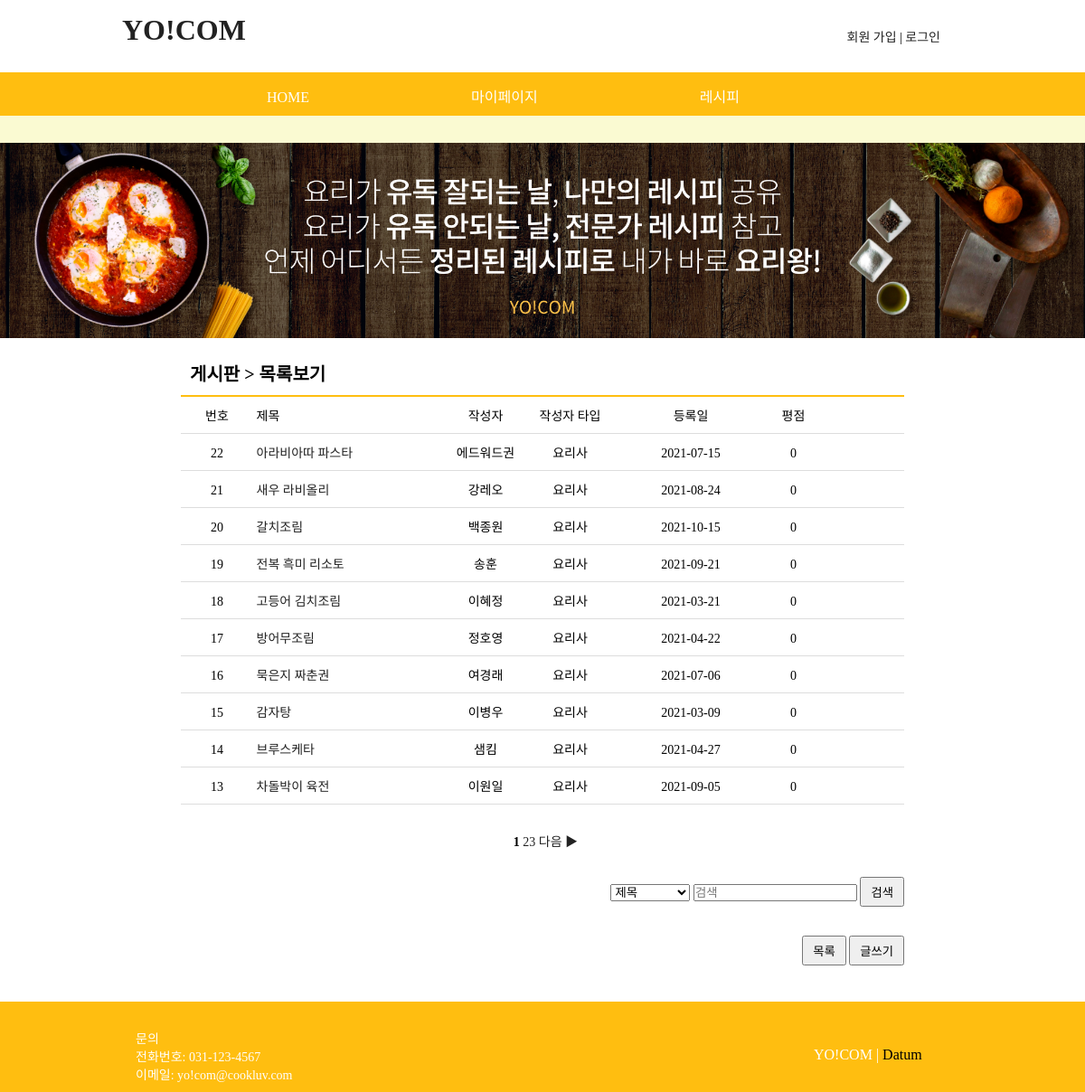
The app's page /All_recipe_list.php with its own data.
### tables this page shows
create table recipe(
    num int not null auto_increment,
    title char(50) not null,
    writer_id char(20) not null,
    writer_name char(10) not null,
    writer_type int not null,
    regist_day char(20) not null,
    type char(10) not null,
    cooktime char(20) not null,
    allergy char(20),
    alcohol char(40),
    content text not null,
    point int not null,
    file_name char(40),
    file_type char(40),
    file_copied char(40),
    primary key(num)
);

CREATE TABLE DBmember (
    	num int not null auto_increment,
   	id char(20) not null,
    	pass char(20) not null,
	memtype int not null,
    	name char(10) not null,
	luvcook char(20) not null,
	cnt int not null,
    	aller char(20),
    	PRIMARY KEY(num),
	FOREIGN KEY(aller) REFERENCES allergy(big) ON DELETE CASCADE ON UPDATE CASCADE
);

### All_recipe_list.php (the view, shortened to what this page needs)
<!DOCTYPE html>
<html>
<head>
<link rel="stylesheet" type="text/css" href="./css/common.css">
<link rel="stylesheet" type="text/css" href="./css/board.css?after">
</head>
<body>
<header>
    <?php include "header.php";?>
</header>
<section>
	<div id="main_img_bar">
        <img src="./img/main_img.png">
    </div>
   	<div id="board_box">
	    <h3>
	    	게시판 > 목록보기
		</h3>
	    <ul id="board_list">
				<li>
					<span class="col1">번호</span>
					<span class="col2">제목</span>
					<span class="col3">작성자</span>
					<span class="col4">작성자 타입</span>
					<span class="col5">등록일</span>
					<span class="col6">평점</span>
				</li>
<?php
	if (isset($_GET["page"]))
		$page = $_GET["page"];
	else
		$page = 1;
	$con = mysqli_connect("localhost", "user1", "12345", "yocom");
	$sql = "select * from recipe order by num desc";
	$result = mysqli_query($con, $sql);
	$total_record = mysqli_num_rows($result);
	$sql = "select * from DBmember";
	$member = mysqli_query($con, $sql);
	$total_member = mysqli_num_rows($member);
	$scale = 10;
	if ($total_record % $scale == 0)
		$total_page = floor($total_record/$scale);
	else
		$total_page = floor($total_record/$scale) + 1;
	$start = ($page - 1) * $scale;
	$number = $total_record - $start;
   for ($i=$start; $i<$start+$scale && $i < $total_record; $i++)
   {
      mysqli_data_seek($result, $i);
      $row = mysqli_fetch_array($result);
	  $num         = $row["num"];
	  $id          = $row["writer_id"];
	  $name        = $row["writer_name"];
	  $title	   = $row["title"];
          $regist_day  = $row["regist_day"];
          $point       = $row["point"];
	  for($j=0; $j < $total_member; $j++){
	  	mysqli_data_seek($member, $j);
	  	$row2 = mysqli_fetch_array($member);
		$id2=$row2["id"];
	  	$memtype=$row2["memtype"];
		if($id2==$id){
	  		if($memtype == 1)
	  			$type = "관리자";
	  		else if($memtype == 2)
	  			$type = "요리사";
		}
	}
?>
				<li>
					<span class="col1"><?=$number?></span>
					<span class="col2"><a href="All_recipe_view.php?num=<?=$num?>&page=<?=$page?>&type=<?=$type?>"><?=$title?></a></span>
					<span class="col3"><?=$name?></span>
					<span class="col4"><?=$type?></span>
					<span class="col5"><?=$regist_day?></span>
					<span class="col6"><?=$point?></span>
				</li>
<?php
   	   $number--;
   }
?>
	    	</ul>
			<ul id="page_num">
<?php
	if ($total_page>=2 && $page >= 2)
	{
		$new_page = $page-1;
		echo "<li><a href='All_recipe_list.php?page=$new_page'>◀ 이전</a> </li>";
	}
	else
		echo "<li>&nbsp;</li>";
   	for ($i=1; $i<=$total_page; $i++)
   	{
		if ($page == $i)
		{
			echo "<li><b> $i </b></li>";
		}
		else
		{
			echo "<li><a href='All_recipe_list.php?page=$i'> $i </a><li>";
		}
   	}
   	if ($total_page>=2 && $page != $total_page)
   	{
		$new_page = $page+1;
		echo "<li> <a href='All_recipe_list.php?page=$new_page'>다음 ▶</a> </li>";
	}
	else
		echo "<li>&nbsp;</li>";
?>
			</ul>
			<ul class="buttons">
				<li>
					<div id="search_box">
						<form action="search_result.php" method="get">
							<select name="catgo">
								<option value="title">제목</option>
							</select>
							<input type="text" name="search" size="20" required="required" placeholder="검색"/> <button>검색</button>
						</form>
					</div>
					</li><br><br>
				<li><button onclick="location.href='All_recipe_list.php'">목록</button></li>
				<li>
<?php
    if($userid) {
?>
					<button onclick="location.href='recipe_form.php'">글쓰기</button>
<?php
	} else {
?>
					<a href="javascript:alert('로그인 후 이용해 주세요!')"><button>글쓰기</button></a>
<?php
	}
?>
				</li>
			</ul>
	</div>
</section>
<footer>
    <?php include "footer.php";?>
</footer>
</body>
</html>

### header.php (shortened to what this page needs)
<?php
    if (isset($_SESSION["userid"])) $userid = $_SESSION["userid"];
    else $userid = "";
?>
        <div id="top">
            <h3>
                <a href="main.php">YO!COM</a>
            </h3>
            <ul id="top_menu">
<?php
    if(!$userid) {
?>
                <li><a href="member_form.php">회원 가입</a> </li>
                <li> | </li>
                <li><a href="login_form.php">로그인</a></li>
<?php
   }
?>
            </ul>
        </div>
        <div id="menu_bar">
            <ul>
                <li><a href="main.php">HOME</a></li>
                <li><a href="log_check.php">마이페이지</a></li>
                <li><a href="All_recipe_list.php">레시피</a></li>
            </ul>
        </div>

### footer.php
     <div id="footer_content">
         <p id="footer_logo">YO!COM | <span>Datum</span></p>
         <ul id="call">
             <li>문의</li>
             <li>전화번호: 031-123-4567</li>
             <li>이메일: yo!com@cookluv.com</li>
</ul>
     </div>

### css/common.css (style rules this page uses)
* { padding: 0; margin: 0; }
body { font-family: "돋움"; font-size: 14px; }
img { border: 0; }
ul { list-style-type: none; }
a { display: inline-block; text-decoration: none; }
a:link { text-decoration:none; color: #222222; }
#top { position: relative; width: 1000px; height: 80px; margin: 0 auto; }
#top h3 { position: absolute; top: 15px; left: 35px; font-size: 32px; }
#top #top_menu { float: right; margin: 30px 60px 0 0; }
#top #top_menu li { display: inline; }
#menu_bar { height: 48px; background-color: #FFBE10; font-size: 16px; }
#menu_bar ul { width: 1000px; margin: 0 auto; padding: 14px 0 0 40px; }
#menu_bar li { display: inline; margin-left: 175px; color: white; }
#menu_bar a:link { color: white; }
#main_img_bar { height: 230px; text-align: center; background-color: #FAFAD2; }
#main_img_bar img { max-width: 100%; height: auto; margin-top: 30px; }
footer { height: 100px; background-color: #ffbe10; }
#footer_content { position: relative; width: 1000px; margin: 0 auto; color: white; }
#footer_logo { position: absolute; top: 50px; left: 800px; font-size: 16px; }
#footer_logo span { color: black; }
#call { position: absolute; top: 30px; left: 50px; }

### css/board.css (style rules this page uses)
#board_box { position: relative; width: 800px; margin: 0 auto; }
#board_box h3 { margin-top: 30px; padding: 10px; border-bottom: solid 2px #FFBE10; font-size: 20px; }
#board_box .buttons { text-align: right; margin: 20px 0 40px 0; }
#board_box .buttons li { display: inline; }
#board_box .buttons button { padding: 5px 10px; cursor: pointer; }
#board_list li { padding: 10px 0; border-bottom: solid 1px #dddddd; }
#board_list span { display: inline-block; text-align: center; }
#board_list .col1 { width: 80px; }
#board_list .col2 { width: 200px; text-align: left; }
#board_list .col3 { width: 100px; }
#board_list .col4 { width: 80px; }
#board_list .col5 { width: 180px; }
#board_list .col6 { width: 40px; }
#page_num { text-align: center; margin: 30px 0 }
#page_num li { display: inline; }
#board_box { width: 800px; margin: 0 auto; }

### records on screen
recipe: title "아라비아따 파스타", writer_name "에드워드권", dbmember.memtype "요리사", regist_day "2021-07-15", point "0"
recipe: title "새우 라비올리", writer_name "강레오", regist_day "2021-08-24", point "0"
dbmember: memtype "요리사"
recipe: title "갈치조림", writer_name "백종원", regist_day "2021-10-15", point "0"
dbmember: memtype "요리사"
recipe: title "전복 흑미 리소토", writer_name "송훈", regist_day "2021-09-21", point "0"
dbmember: memtype "요리사"
recipe: title "고등어 김치조림", writer_name "이혜정", regist_day "2021-03-21", point "0"
dbmember: memtype "요리사"
recipe: title "방어무조림", writer_name "정호영", regist_day "2021-04-22", point "0"
dbmember: memtype "요리사"
recipe: title "묵은지 짜춘권", writer_name "여경래", regist_day "2021-07-06", point "0"
dbmember: memtype "요리사"
recipe: title "감자탕", writer_name "이병우", regist_day "2021-03-09", point "0"
dbmember: memtype "요리사"
recipe: title "브루스케타", writer_name "샘킴", regist_day "2021-04-27", point "0"
dbmember: memtype "요리사"
recipe: title "차돌박이 육전", writer_name "이원일", regist_day "2021-09-05", point "0"
dbmember: memtype "요리사"
